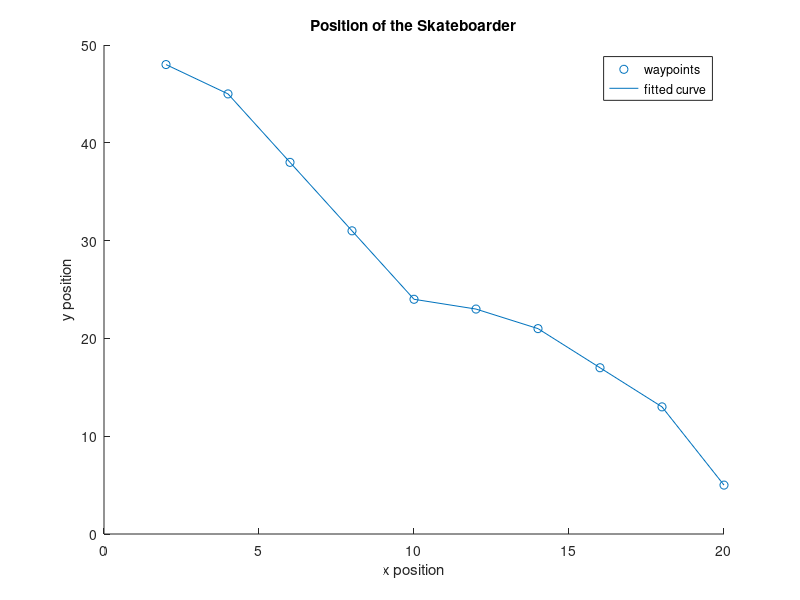

MATLAB code to generate this figure:
clear;clc;close all;
N = 10; % number of waypoints
m= 50; % mass of the skateboarder, kg
g= 9.81; % gravitational acceleration, m/s^2
t= (0:N-1)'; % s
x = [2 4 6 8 10 12 14 16 18 20]'; % m
y = [48 45 38 31 24 23 21 17 13 5]'; % m

% 2- fit a curve to x & y
p_s=polyfit(x,y,9); % s-t polynomial coefs
f_s=polyval(p_s,x);
scatter(x,y);hold on; plot(x,f_s)
xlabel('x position');ylabel('y position'); 
title('Position of the Skateboarder')
legend('waypoints','fitted curve')

% 3- local slope and radius of curvature
f_slope=polyder(p_s);
slope=polyval(f_slope,x); % local slope of the points on the track
f_secder=polyder(f_slope);
secder=polyval(f_secder,x);
R= (1+(slope).^2).^(3/2)./abs(secder); %https://math24.net/curvature-radius.html

% 4- speed at any point on the track, m/s

p_x=polyfit(t,x,1); % x position coefs
f_x=polyval(p_x,t); % x positions 
pv_x=polyder(p_x);  % x velocity coefs
v_x= polyval(pv_x,t); % x velocity

p_y=polyfit(t,y,5); % y position coefs
f_y=polyval(p_y,t); % y positions
pv_y=polyder(p_y);  % y velocity coefs
v_y= polyval(pv_y,t); % y velocity

v= sqrt(v_x.^2+v_y.^2); % resultant speed


% 4- tangential and normal acceleration, m/s^2
a_tan= gradient(v); % resultant tan acceleration

a_norm= v.^2./R;  % normal acceleration

% normal force 
F_n= m*(a_norm+ g); % N


